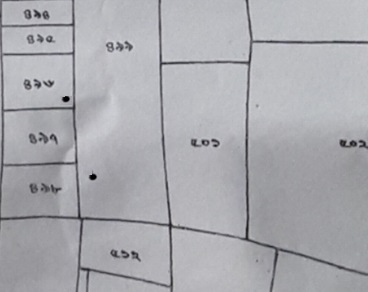
#> input picture Maps/a1.jpg, 368 x 292 px, found by its file name
$ python Corner1.py
#> lines starting #> are read from the running program, lines starting #| are printed output that depends on the picture; after the words box and inside, x2 and y2 are one past the last pixel; in counts of white or black regions, pixels touching at a corner belong together
import numpy as np
import cv2

img = cv2.imread('a1.jpg')
#> img is the input picture: shape (292, 368, 3); mean B, G, R 175.4, 170.6, 170.4
height, width = img.shape[:2]
#> height = 292; width = 368
gray = cv2.cvtColor(img,cv2.COLOR_BGR2GRAY)
gray = np.float32(gray)

corners = cv2.goodFeaturesToTrack(gray, 1000, 0.01, 10)
#> corners = 117 rows, first 8: [213, 145], [132, 252], [34, 80], [125, 42], [90, 176], [63, 98], [35, 15], [122, 251]
corners = np.int0(corners)
f = open("corners.txt","w+")
n = np.zeros((height,width, 3), np.uint8)
n[:] = (255,255,255)
i=0
for corner in corners:
    x,y = corner.ravel()
    i+=1
    f.write(str(i)+" x = :"+str(x)+"  y = :"+str(y)+"\n")
    cv2.circle(img,(x,y),3,255,-1)
    cv2.circle(n,(x,y),3,255,-1)
#> this loop made 117 passes
#> (x, y) on passes 1 to 12: (213, 145), (132, 252), (34, 80), (125, 42), (90, 176), (63, 98), (35, 15), (122, 251), (52, 82), (345, 141), (203, 141), (39, 133)
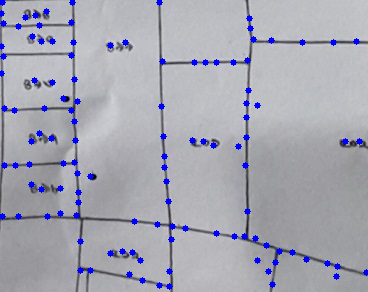
#> img: shape (292, 368, 3); 3.13% of pixels changed, all inside (x1, y1, x2, y2) = (0, 0, 368, 290)
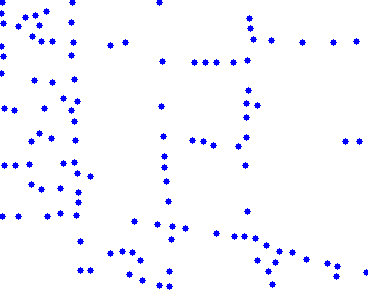
#> n: shape (292, 368, 3); mean B, G, R 255, 247, 247
#> after the loop, i = 117
f.close()
cv2.imshow('Corner',img)
cv2.imwrite('corners.jpg', n)
cv2.waitKey(0)

$ run again, with Maps/a2.jpg copied over Maps/a1.jpg
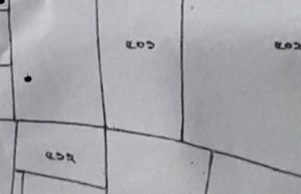
#> input picture Maps/a2.jpg, 301 x 194 px, found by its file name
#> img is the input picture: shape (194, 301, 3); mean B, G, R 171.5, 166.6, 166.9
#> corners = 56 rows, first 8: [148, 47], [67, 154], [25, 78], [57, 153], [138, 43], [280, 43], [294, 43], [107, 128]
#> the loop `for corner in corners:` made 56 passes
#> after the loop `for corner in corners:`:
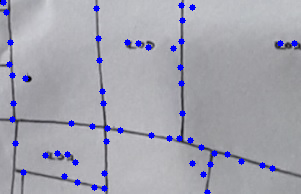
#> img: shape (194, 301, 3); 2.77% of pixels changed, all inside (x1, y1, x2, y2) = (0, 0, 298, 194)
#> after the loop `for corner in corners:`:
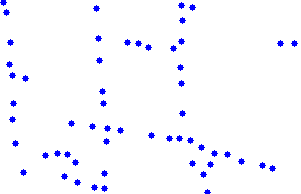
#> n: shape (194, 301, 3); mean B, G, R 255, 247.9, 247.9
#> after the loop `for corner in corners:`: i = 56

$ run again, with Maps/1.jpg copied over Maps/a1.jpg
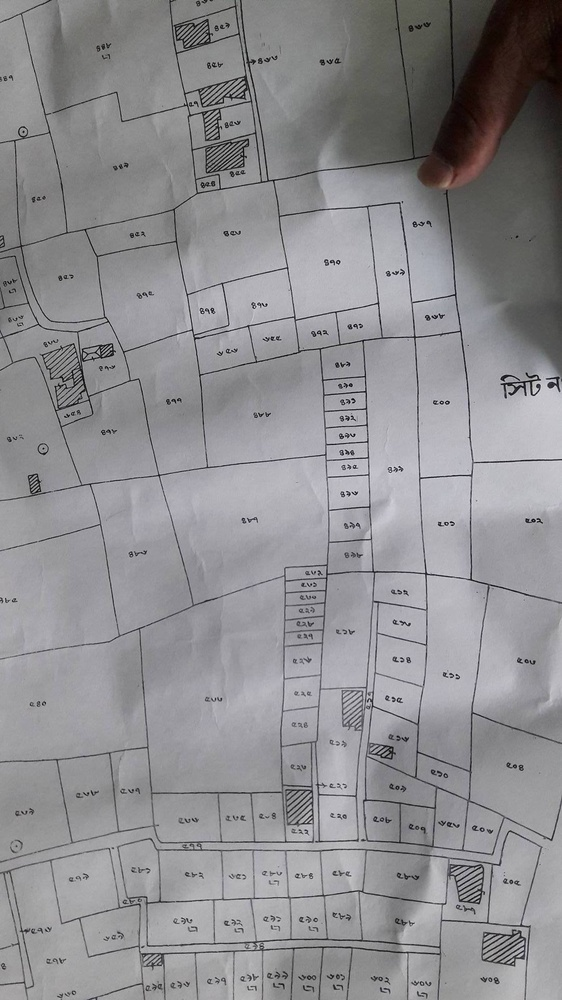
#> input picture Maps/1.jpg, 562 x 1000 px, shrunk from 1080 x 1920 before the run, found by its file name
#> img is the input picture: shape (1000, 562, 3); mean B, G, R 144.7, 141.9, 142.7
#> corners = 875 rows, first 8: [348, 385], [533, 393], [536, 377], [555, 382], [330, 262], [357, 492], [506, 385], [449, 522]
#> the loop `for corner in corners:` made 875 passes
#> after the loop `for corner in corners:`:
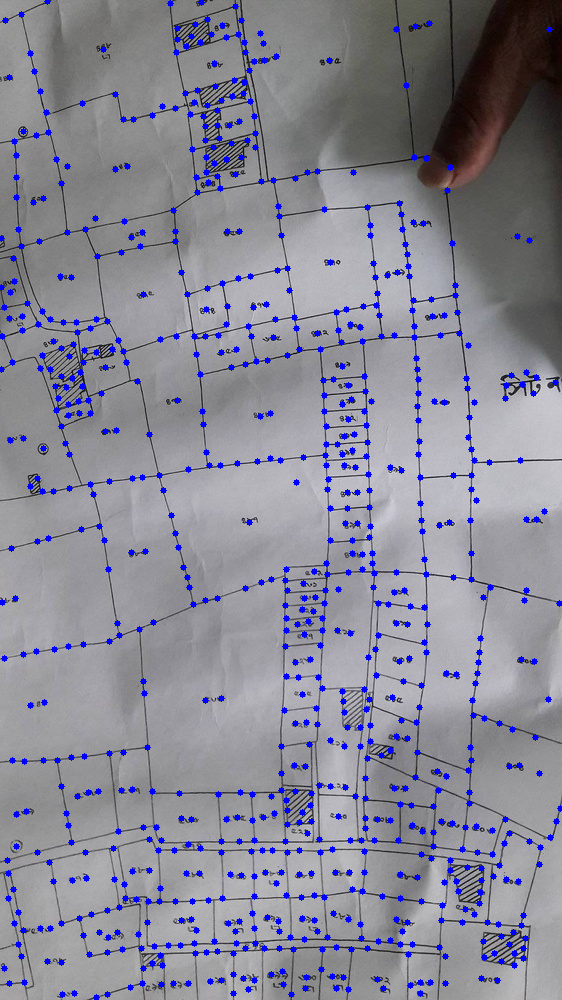
#> img: shape (1000, 562, 3); 4.51% of pixels changed, all inside (x1, y1, x2, y2) = (0, 0, 562, 1000)
#> after the loop `for corner in corners:`:
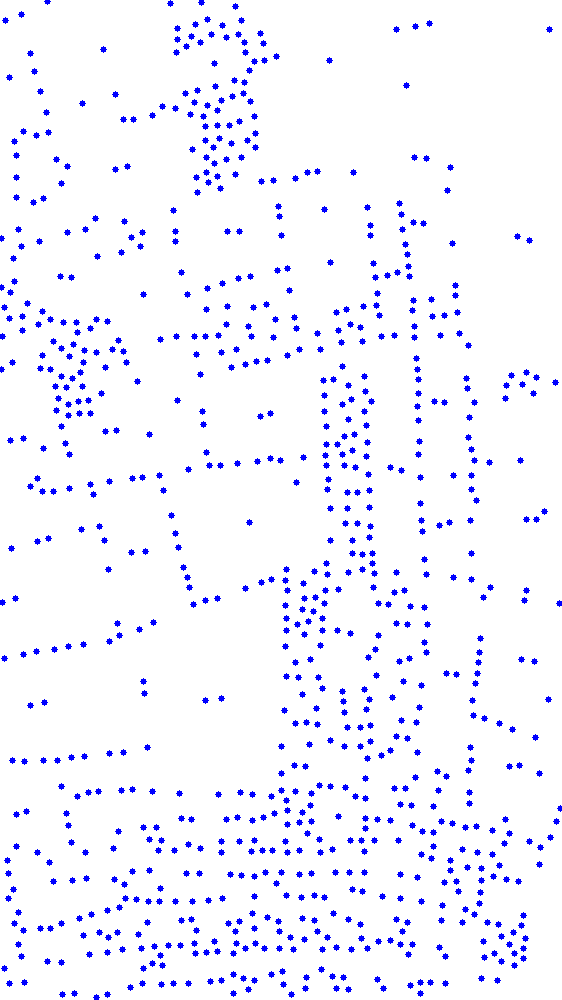
#> n: shape (1000, 562, 3); mean B, G, R 255, 243.5, 243.5
#> after the loop `for corner in corners:`: i = 875

$ run again, with Maps/2.jpg copied over Maps/a1.jpg
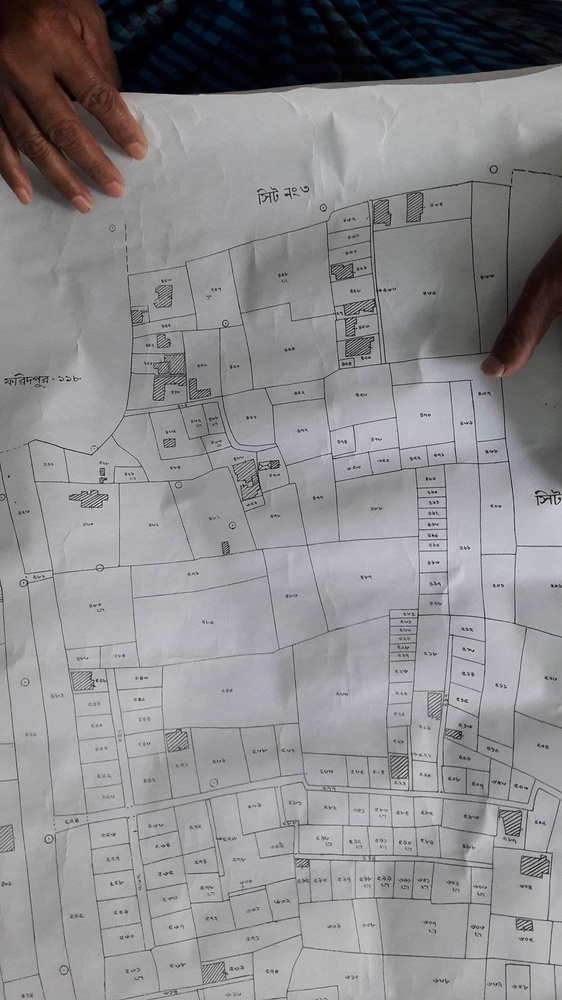
#> input picture Maps/2.jpg, 562 x 1000 px, shrunk from 1080 x 1920 before the run, found by its file name
#> img is the input picture: shape (1000, 562, 3); mean B, G, R 140.1, 138.1, 139.5
#> corners = 891 rows, first 8: [559, 498], [536, 493], [551, 585], [380, 290], [548, 499], [436, 492], [433, 513], [433, 563]
#> the loop `for corner in corners:` made 891 passes
#> after the loop `for corner in corners:`:
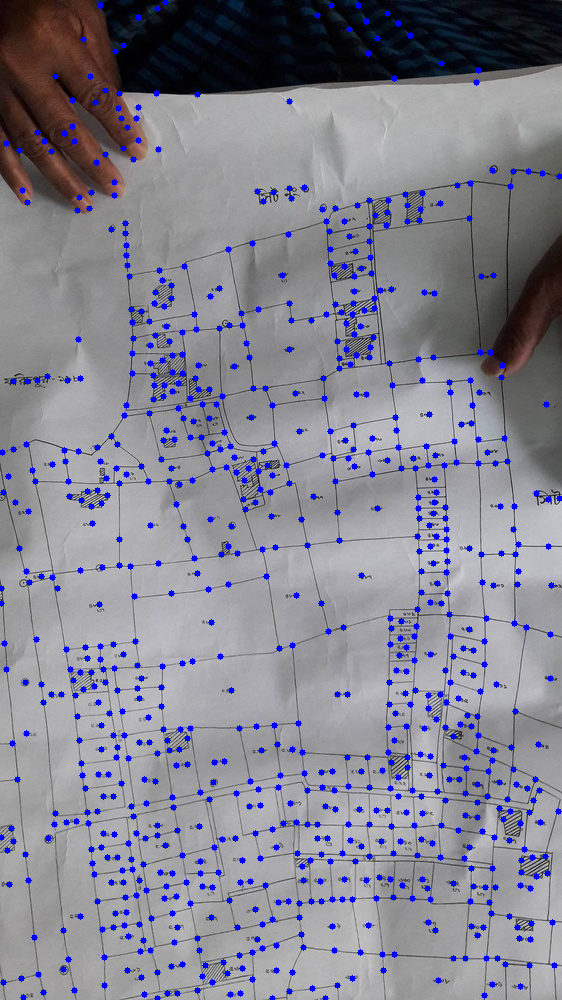
#> img: shape (1000, 562, 3); 4.59% of pixels changed, all inside (x1, y1, x2, y2) = (0, 0, 562, 1000)
#> after the loop `for corner in corners:`:
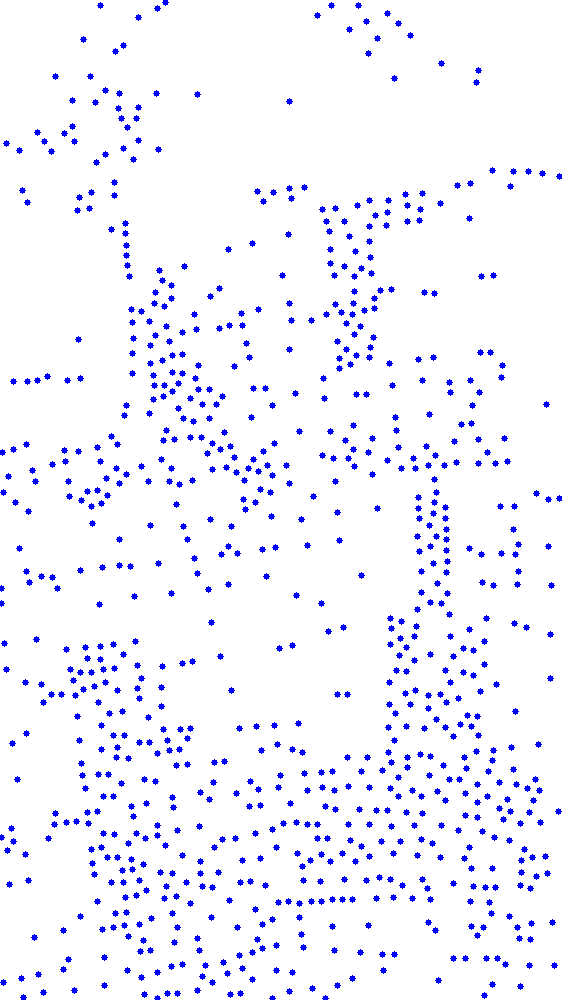
#> n: shape (1000, 562, 3); mean B, G, R 255, 243.3, 243.3
#> after the loop `for corner in corners:`: i = 891
